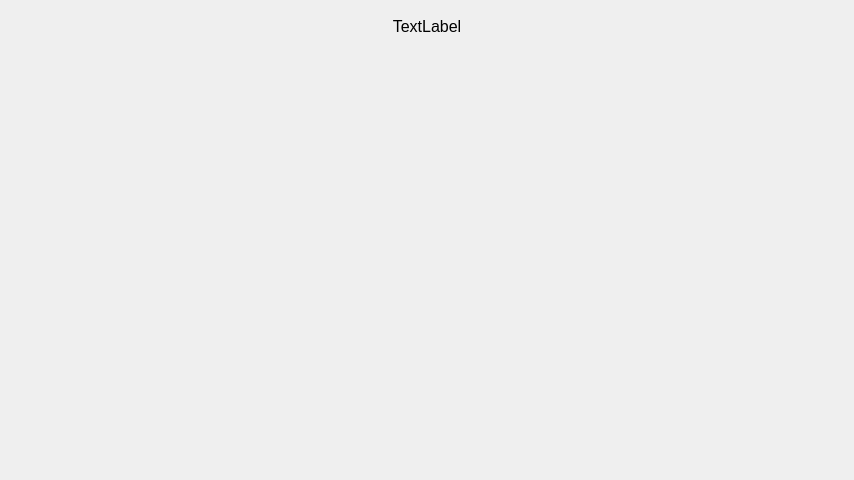
<?xml version="1.0" encoding="UTF-8"?>
<ui version="4.0">
 <class>PuissanceQuatre</class>
 <widget class="QMainWindow" name="PuissanceQuatre">
  <property name="geometry">
   <rect>
    <x>0</x>
    <y>0</y>
    <width>854</width>
    <height>480</height>
   </rect>
  </property>
  <property name="minimumSize">
   <size>
    <width>600</width>
    <height>0</height>
   </size>
  </property>
  <property name="windowTitle">
   <string>PuissanceQuatre</string>
  </property>
  <widget class="QWidget" name="puissancequatre">
   <layout class="QVBoxLayout" name="verticalLayout">
    <item>
     <layout class="QVBoxLayout" name="gridEvent">
      <item>
       <widget class="QLabel" name="event">
        <property name="maximumSize">
         <size>
          <width>16777215</width>
          <height>30</height>
         </size>
        </property>
        <property name="font">
         <font>
          <pointsize>12</pointsize>
          <weight>50</weight>
          <bold>false</bold>
         </font>
        </property>
        <property name="cursor">
         <cursorShape>WhatsThisCursor</cursorShape>
        </property>
        <property name="text">
         <string>TextLabel</string>
        </property>
        <property name="alignment">
         <set>Qt::AlignCenter</set>
        </property>
       </widget>
      </item>
     </layout>
    </item>
    <item>
     <layout class="QHBoxLayout" name="gridButton">
      <property name="spacing">
       <number>5</number>
      </property>
      <property name="leftMargin">
       <number>10</number>
      </property>
      <property name="topMargin">
       <number>10</number>
      </property>
      <property name="rightMargin">
       <number>10</number>
      </property>
      <property name="bottomMargin">
       <number>10</number>
      </property>
     </layout>
    </item>
    <item>
     <widget class="QWidget" name="mainQlabel" native="true">
      <layout class="QVBoxLayout" name="verticalLayout_2">
       <property name="leftMargin">
        <number>0</number>
       </property>
       <property name="topMargin">
        <number>0</number>
       </property>
       <property name="rightMargin">
        <number>0</number>
       </property>
       <property name="bottomMargin">
        <number>0</number>
       </property>
       <item>
        <layout class="QGridLayout" name="gridQlabel">
         <property name="leftMargin">
          <number>10</number>
         </property>
         <property name="topMargin">
          <number>10</number>
         </property>
         <property name="rightMargin">
          <number>10</number>
         </property>
         <property name="bottomMargin">
          <number>10</number>
         </property>
         <property name="spacing">
          <number>5</number>
         </property>
        </layout>
       </item>
      </layout>
     </widget>
    </item>
   </layout>
  </widget>
 </widget>
 <layoutdefault spacing="6" margin="11"/>
 <resources/>
 <connections/>
</ui>
